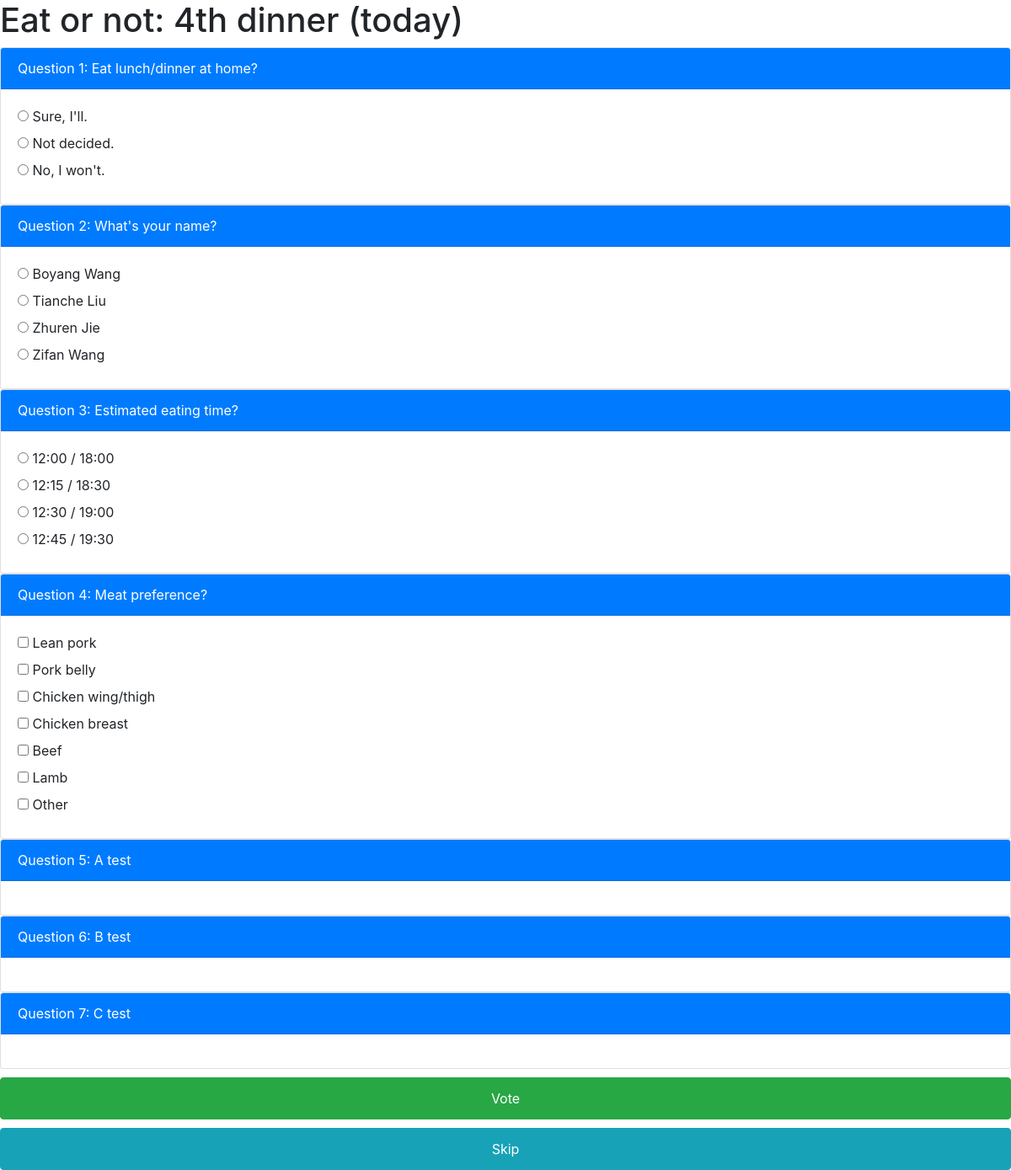
The page /polls/shortcut/441/ on the database its author committed.
### polls/models.py (models this page shows, shortened)
class QuestionTuple(models.Model):
    tuple_name = models.CharField(max_length=100)
    pub_date = models.DateTimeField('date published')

class Question(models.Model):
    tuple = models.ForeignKey(QuestionTuple, on_delete=models.CASCADE)
    question_text = models.CharField(max_length=200)
    type = models.CharField(max_length=10)

class Choice(models.Model):
    question = models.ForeignKey(Question, on_delete=models.CASCADE)
    choice_text = models.CharField(max_length=200)
    votes = models.IntegerField(default=0)
    status = models.CharField(max_length=10)

### polls/views.py (the view)
# urls.py: path('shortcut/<int:question_tuple_id>/', views.shortcut, name='shortcut'),
def shortcut(request, question_tuple_id):
    try:
        selected_question_tuple = QuestionTuple.objects.get(pk=question_tuple_id)
    except (KeyError, QuestionTuple.DoesNotExist):
        return render(request, 'polls/index.html', {
            'error_message': "Poll doest not exist. Try another.",
        })
    else:
        return render(request, 'polls/detail.html', {'question_tuple': selected_question_tuple})

### polls/templates/polls/detail.html (shortened to what this page needs)
<!doctype html>
<html lang="en">
<head>
    <link rel="stylesheet" href="https://stackpath.bootstrapcdn.com/bootstrap/4.3.1/css/bootstrap.min.css">
</head>
<body style="">
<h1>{{ question_tuple.tuple_name }}</h1>
<form action="{% url 'polls:results' %}" method="post" id="questions">
    <div id="accordion">
        {% for question in question_tuple.question_set.all %}
            <div class="card">
                <div class="card-header bg-primary">
                    <a class="card-link text-white" data-toggle="collapse" href="#collapse{{ forloop.counter }}">
                        Question {{ forloop.counter }}: {{ question.question_text }}
                    </a>
                </div>
                <div id="collapse{{ forloop.counter }}" class="collapse.show">
                    <div class="card-body">
                        {% if question.type == "1" %}
                            {% for choice in question.choice_set.all %}
                                <input type="radio" name="ration_group{{ question.id }}" id="question{{ forloop.parentloop.counter }}:ratio{{ forloop.counter }}" value="{{ choice.id }}">
                                <label for="question{{ forloop.parentloop.counter }}">{{ choice.choice_text }}</label><br>
                            {% endfor %}
                        {% endif %}
                        {% if question.type == "2" %}
                            {% for choice in question.choice_set.all %}
                                <input type="checkbox" name="checkbox_group" id="question{{ forloop.parentloop.counter }}:checkbox{{ forloop.counter }}" value="{{ choice.id }}">
                                <label for="question{{ forloop.parentloop.counter }}">{{ choice.choice_text }}</label><br>
                            {% endfor %}
                        {% endif %}
                    </div>
                </div>
            </div>
        {%  endfor %}
    </div>
    <input style="margin-top: 10px; height: 50px;" id="btnSumit" type="button" value="Vote" onclick="vote()" class="btn btn-success btn-block">
    <input style="margin-top: 10px; height: 50px;" id="btnSkip" type="button" value="Skip" onclick="$('#skip').val('skip');$('#questions').submit();" class="btn btn-info btn-block">
</form>
</body>
</html>

### rows shown on the page
QuestionTuple: tuple_name "Eat or not: 4th dinner (today)"
Question: question_text "Eat lunch/dinner at home?"
Choice: choice_text "Sure, I'll."
Choice: choice_text "Not decided."
Choice: choice_text "No, I won't."
Question: question_text "What's your name?"
Choice: choice_text "Boyang Wang"
Choice: choice_text "Tianche Liu"
Choice: choice_text "Zhuren Jie"
Choice: choice_text "Zifan Wang"
Question: question_text "Estimated eating time?"
Choice: choice_text "12:00 / 18:00"
Choice: choice_text "12:15 / 18:30"
Choice: choice_text "12:30 / 19:00"
Choice: choice_text "12:45 / 19:30"
Question: question_text "Meat preference?"
Choice: choice_text "Lean pork"
Choice: choice_text "Pork belly"
Choice: choice_text "Chicken wing/thigh"
Choice: choice_text "Chicken breast"
Choice: choice_text "Beef"
Choice: choice_text "Lamb"
Choice: choice_text "Other"
Question: question_text "A test"
Question: question_text "B test"
Question: question_text "C test"
